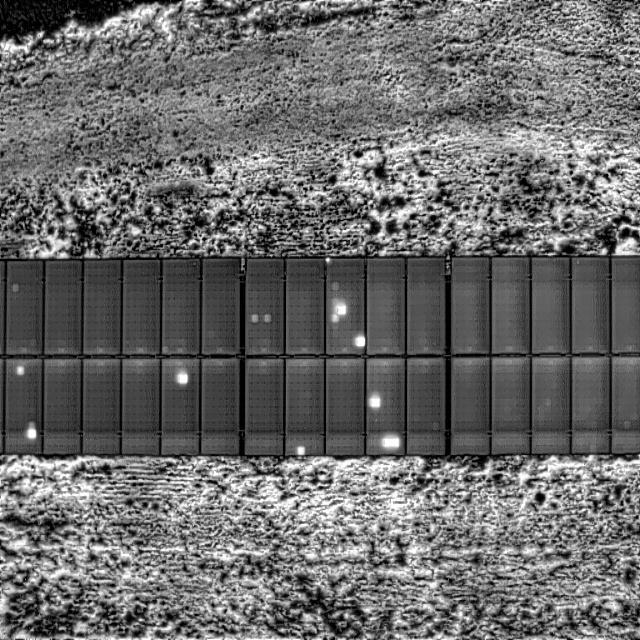
#> input picture dataset for test/0raw_data_total_dataset_DJI_20230809115641_0004_T_jpg.rf.9bb957a3d9305cda271437cf80d2d6ae.jpg, 640 x 640 px
$ python -i detectpaneldsp.py   (imports and definitions only)
#> lines starting #> are read from the running program, lines starting #| are printed output that depends on the picture; after the words box and inside, x2 and y2 are one past the last pixel; in counts of white or black regions, pixels touching at a corner belong together
import sys
import os
import cv2
import numpy as np
import matplotlib.pyplot as plt
import tkinter as tk
from tkinter import filedialog
from ultralytics import YOLO

# ----------------------------------------------------------------------
# 1. Image Selection Utility
# ----------------------------------------------------------------------
def select_image():
    root = tk.Tk()
    root.withdraw()
    root.attributes('-topmost', True)
    file_path = filedialog.askopenfilename(
        title="Select Solar Thermal Image",
        filetypes=[("Image Files", "*.jpg *.jpeg *.png *.bmp *.tif *.tiff")]
    )
    root.destroy()
    return file_path

# ----------------------------------------------------------------------
# 2. Local DSP Functions (Variance Profile)
# ----------------------------------------------------------------------
def local_std_map(gray, ksize=13):
    gray_f = gray.astype(np.float32)
    k = (ksize, ksize)
    mean = cv2.blur(gray_f, k)
    mean_sq = cv2.blur(gray_f ** 2, k)
    var = np.maximum(mean_sq - mean ** 2, 0)
    std = np.sqrt(var)
    return cv2.normalize(std, None, 0, 255, cv2.NORM_MINMAX).astype(np.uint8)

def compute_dsp_panel_mask(img_gray):
    h, w = img_gray.shape
    std_norm = local_std_map(img_gray, ksize=13)
    row_profile = np.mean(std_norm, axis=1)
    threshold_val = np.percentile(row_profile, 40)

    panel_rows = (row_profile <= threshold_val).astype(np.uint8)
    panel_mask_2d = np.repeat(panel_rows[:, np.newaxis], w, axis=1) * 255
    panel_mask_2d = cv2.morphologyEx(
        panel_mask_2d, cv2.MORPH_CLOSE,
        cv2.getStructuringElement(cv2.MORPH_RECT, (1, 15))
    )
    return std_norm, panel_mask_2d

# ----------------------------------------------------------------------
# 3. Execution Stream
# ----------------------------------------------------------------------
# [123 lines not run here, left out]

>>> import cv2
>>> picture = cv2.imread('dataset for test/0raw_data_total_dataset_DJI_20230809115641_0004_T_jpg.rf.9bb957a3d9305cda271437cf80d2d6ae.jpg', cv2.IMREAD_GRAYSCALE)
#> picture is the input picture: shape (640, 640); min 0, max 255, mean 106.2
>>> result = compute_dsp_panel_mask(picture)
#> in local_std_map, `mean = cv2.blur(gray_f, k)`:
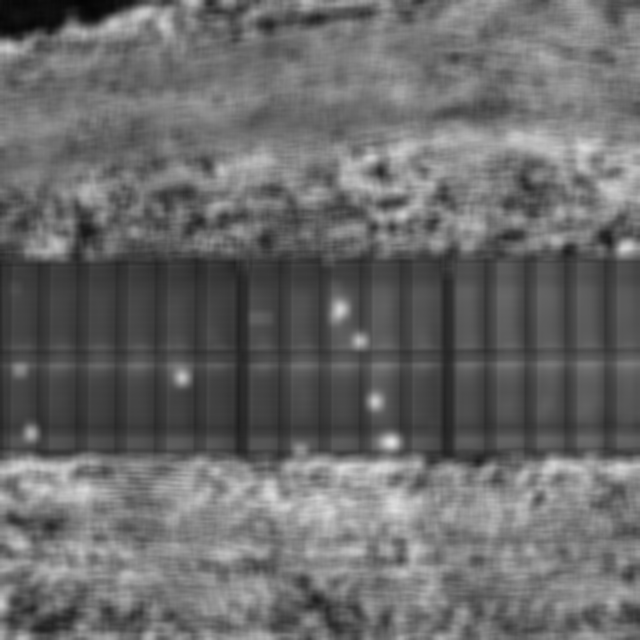
#> mean: shape (640, 640) float32; min 3.79, max 224.9, mean 106.2
#> in local_std_map, `mean_sq = cv2.blur(gray_f ** 2, k)`:
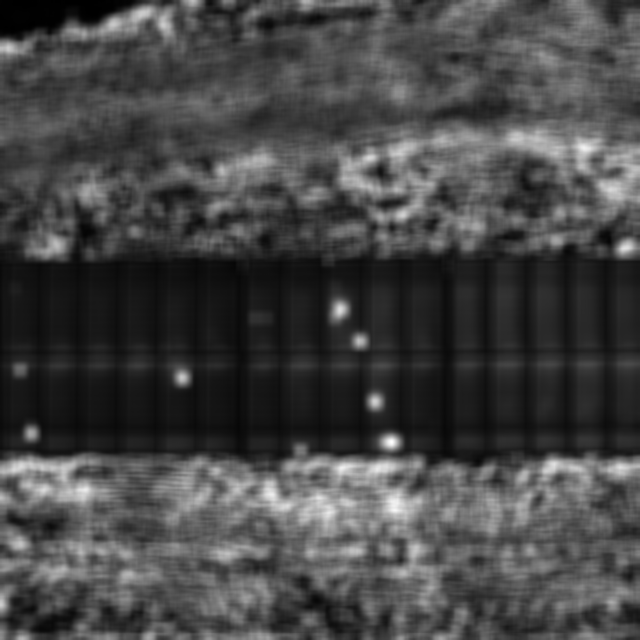
#> mean_sq: shape (640, 640) float32; min 31.67, max 51735, mean 14251.1; drawn with min black and max white
#> in local_std_map, `var = np.maximum(mean_sq - mean ** 2, 0)`:
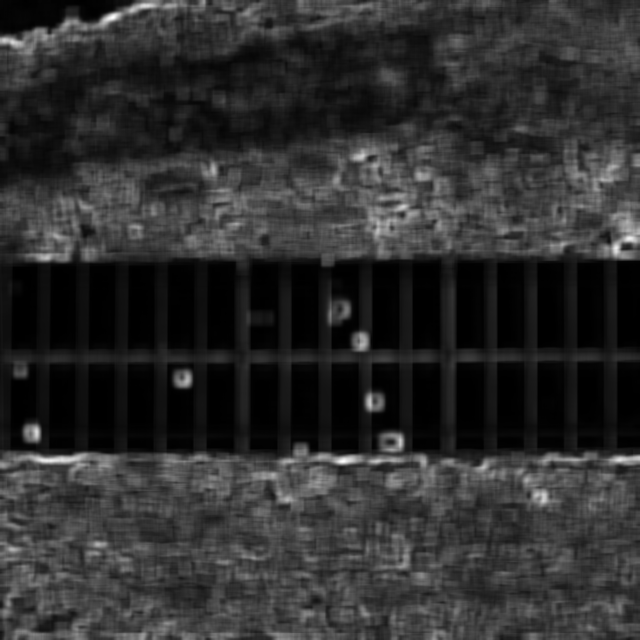
#> var: shape (640, 640) float32; min 1.31, max 9375.3, mean 1731.6; drawn with min black and max white
#> in local_std_map, `std = np.sqrt(var)`:
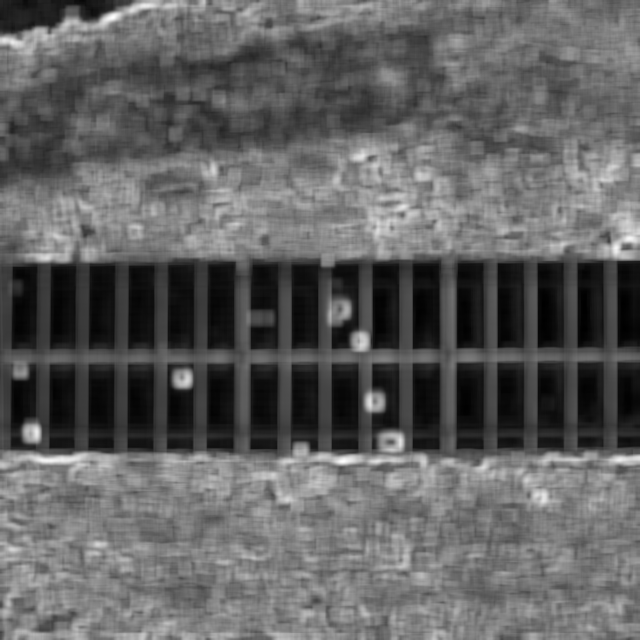
#> std: shape (640, 640) float32; min 1.14, max 96.83, mean 37.8; drawn with min black and max white
#> in compute_dsp_panel_mask, `row_profile = np.mean(std_norm, axis=1)`: row_profile = 640 values, max 169.2 at index 460, min 29.8 at index 276, mean 97.15
#> in compute_dsp_panel_mask, `threshold_val = np.percentile(row_profile, 40)`: threshold_val = 91.35
#> in compute_dsp_panel_mask, `panel_rows = (row_profile <= threshold_val).astype(np.uint8)`: panel_rows = 640 values, max 1 at index 63, min 0 at index 0, mean 0.4
#> in compute_dsp_panel_mask, `panel_mask_2d = np.repeat(panel_rows[:, np.newaxis], w, axis=1) * 255`:
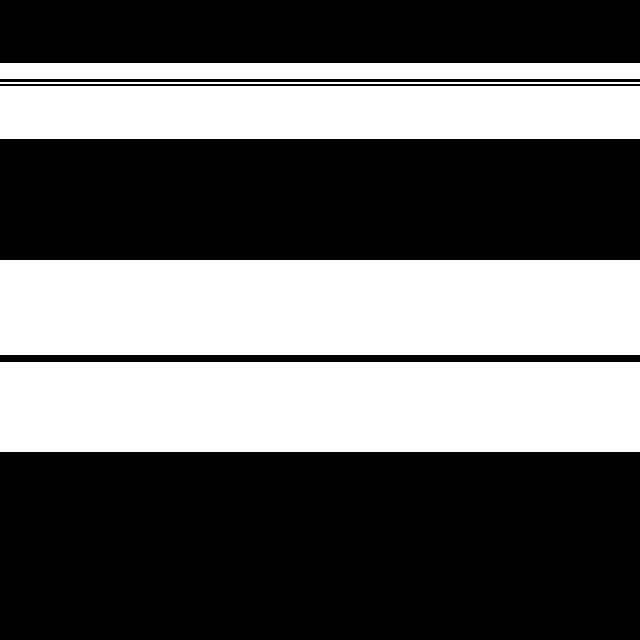
#> panel_mask_2d: shape (640, 640); 40% white; 5 white regions, box (x1, y1, x2, y2) and area: (0, 260, 640, 355) 60800, (0, 362, 640, 452) 57600, (0, 86, 640, 139) 33920, (0, 63, 640, 79) 10240, (0, 82, 640, 84) 1280
#> in compute_dsp_panel_mask, `panel_mask_2d = cv2.morphologyEx( panel_mask_2d, cv2.MORPH_CLOSE, cv2...`:
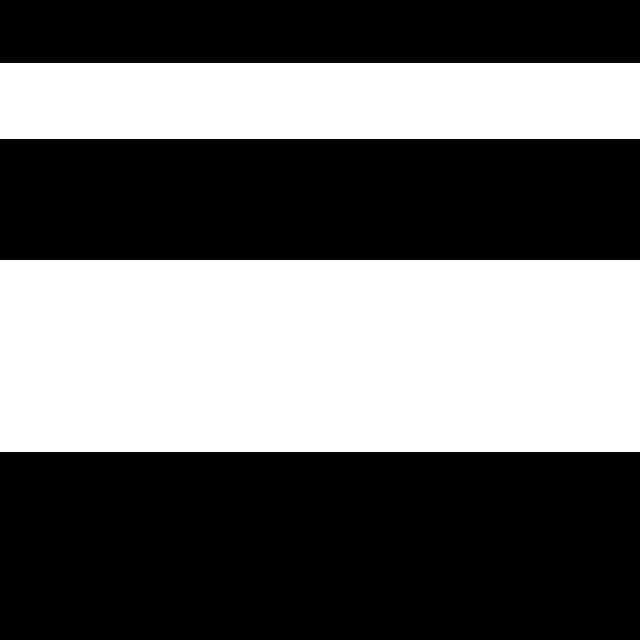
#> panel_mask_2d: shape (640, 640); 41.9% white; 2 white regions, box (x1, y1, x2, y2) and area: (0, 260, 640, 452) 122880, (0, 63, 640, 139) 48640

$ run again, on dataset for test/0raw_data_total_dataset_DJI_20230809115646_0006_T_jpg.rf.c0b14af525fab877a150a44ee6bfc1f3.jpg
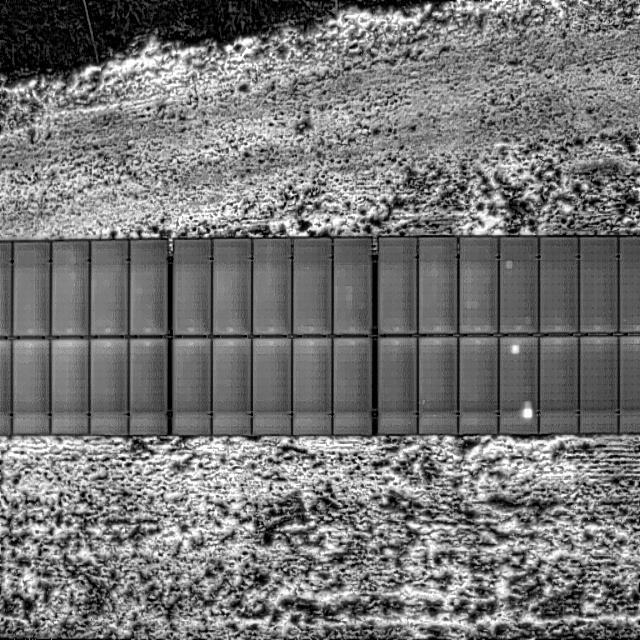
#> input picture dataset for test/0raw_data_total_dataset_DJI_20230809115646_0006_T_jpg.rf.c0b14af525fab877a150a44ee6bfc1f3.jpg, 640 x 640 px
#> picture is the input picture: shape (640, 640); min 0, max 255, mean 117
#> in local_std_map, `std = np.sqrt(var)`:
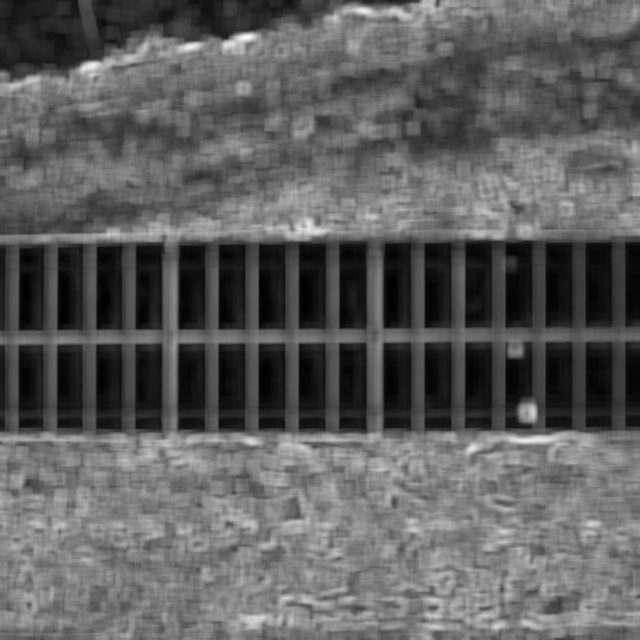
#> std: shape (640, 640) float32; min 1.44, max 98.57, mean 37.7; drawn with min black and max white
#> row_profile = 640 values, max 157.8 at index 439, min 31.93 at index 248, mean 94.75
#> threshold_val = 93.29
#> panel_rows = 640 values, max 1 at index 0, min 0 at index 39, mean 0.4
#> in compute_dsp_panel_mask, `panel_mask_2d = cv2.morphologyEx( panel_mask_2d, cv2.MORPH_CLOSE, cv2...`:
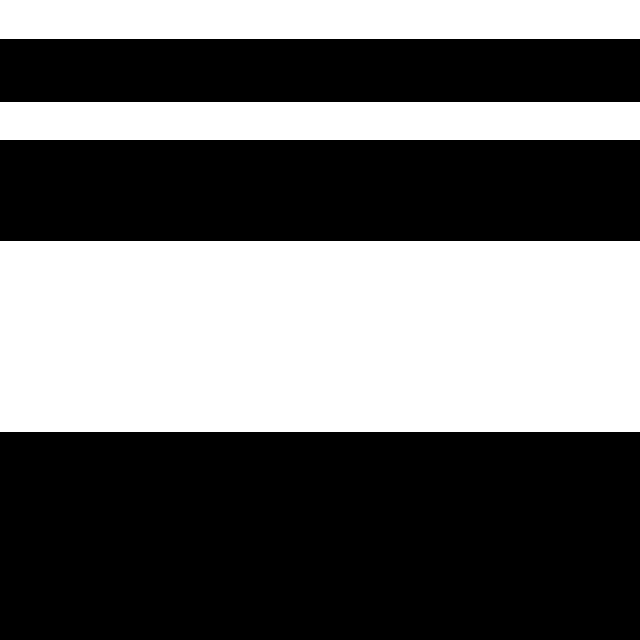
#> panel_mask_2d: shape (640, 640); 41.9% white; 3 white regions, box (x1, y1, x2, y2) and area: (0, 241, 640, 432) 122240, (0, 0, 640, 39) 24960, (0, 102, 640, 140) 24320

$ run again, on dataset for test/0raw_data_total_dataset_DJI_20230809115745_0013_T_jpg.rf.4574102c983c3e6621af9c806ee74b58.jpg
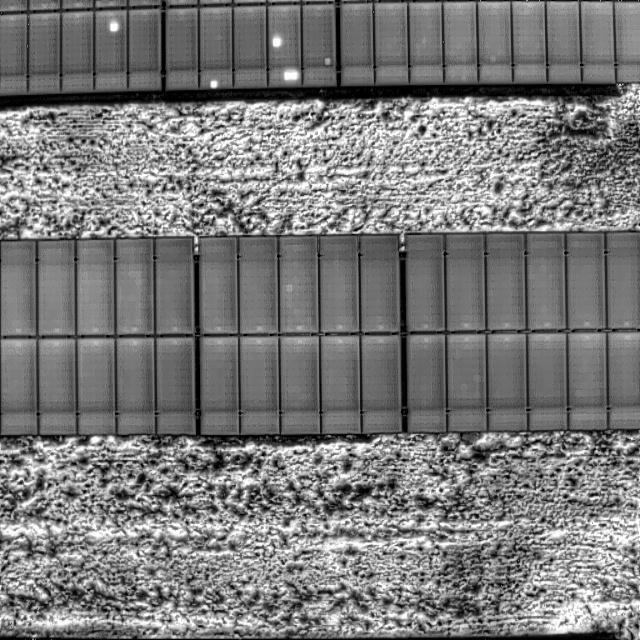
#> input picture dataset for test/0raw_data_total_dataset_DJI_20230809115745_0013_T_jpg.rf.4574102c983c3e6621af9c806ee74b58.jpg, 640 x 640 px
#> picture is the input picture: shape (640, 640); min 0, max 255, mean 121.7
#> in local_std_map, `return cv2.normalize(std, None, 0, 255, cv2.NORM_MINMAX).astype(np.uin..`:
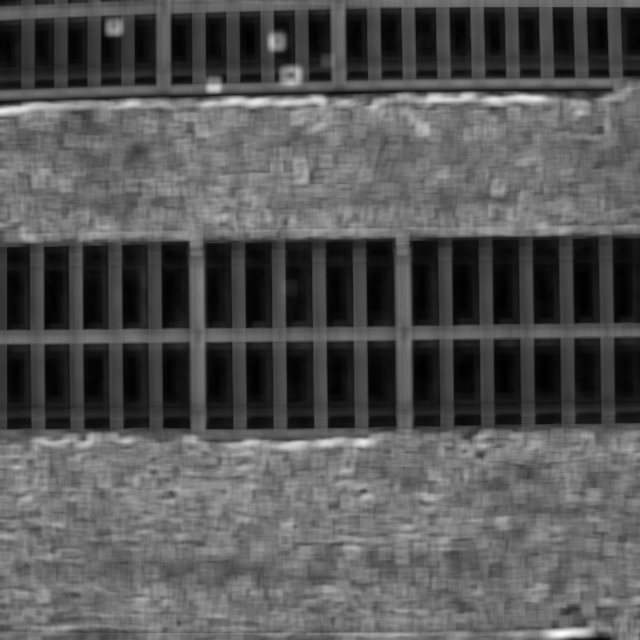
#> returned value: shape (640, 640); min 0, max 254, mean 84.9
#> row_profile = 640 values, max 148.2 at index 102, min 31.1 at index 368, mean 84.93
#> threshold_val = 76.57
#> panel_rows = 640 values, max 1 at index 8, min 0 at index 0, mean 0.4
#> in compute_dsp_panel_mask, `panel_mask_2d = cv2.morphologyEx( panel_mask_2d, cv2.MORPH_CLOSE, cv2...`:
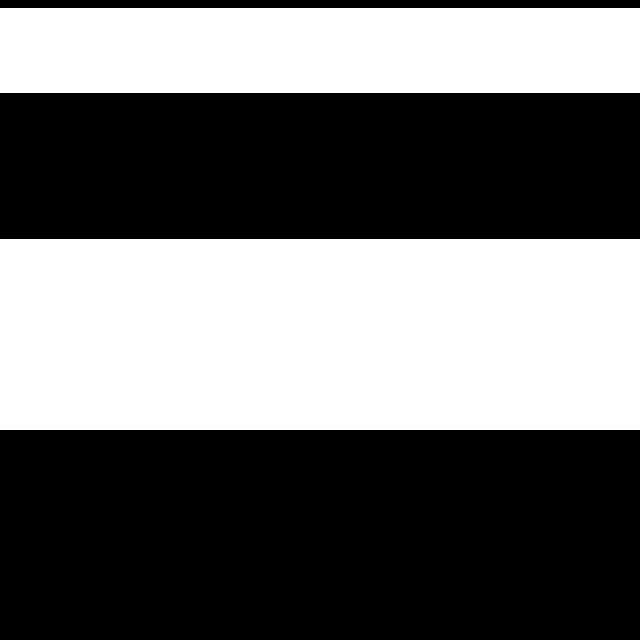
#> panel_mask_2d: shape (640, 640); 43.1% white; 2 white regions, box (x1, y1, x2, y2) and area: (0, 239, 640, 430) 122240, (0, 8, 640, 93) 54400

$ run again, on dataset for test/0raw_data_total_dataset_DJI_20230809115745_0013_T_jpg.rf.821cf1f8c182a1d92f7bda0cd3a9e00b.jpg
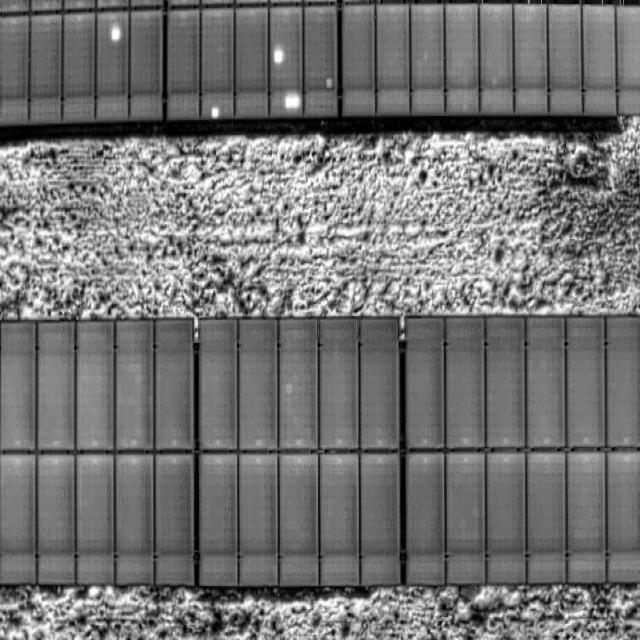
#> input picture dataset for test/0raw_data_total_dataset_DJI_20230809115745_0013_T_jpg.rf.821cf1f8c182a1d92f7bda0cd3a9e00b.jpg, 640 x 640 px
#> picture is the input picture: shape (640, 640); min 0, max 255, mean 116.1
#> in local_std_map, `std = np.sqrt(var)`:
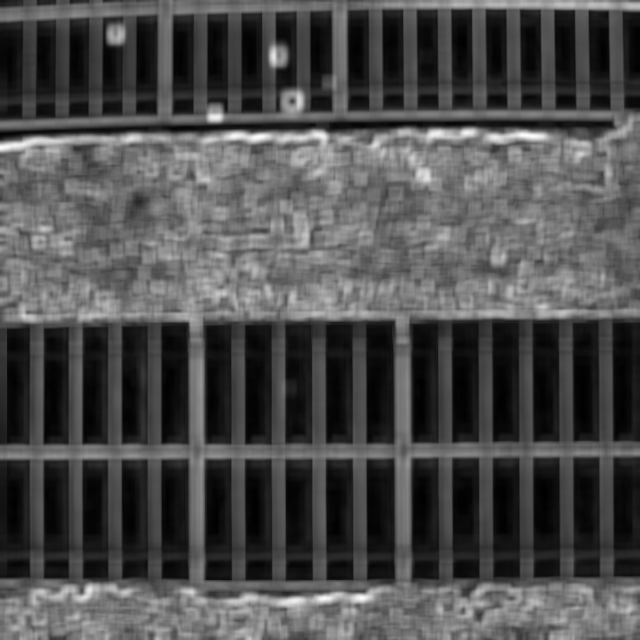
#> std: shape (640, 640) float32; min 0.867, max 89.57, mean 27.8; drawn with min black and max white
#> row_profile = 640 values, max 162.2 at index 137, min 34.44 at index 336, mean 76.96
#> threshold_val = 42.64
#> panel_rows = 640 values, max 1 at index 34, min 0 at index 0, mean 0.4
#> in compute_dsp_panel_mask, `panel_mask_2d = cv2.morphologyEx( panel_mask_2d, cv2.MORPH_CLOSE, cv2...`:
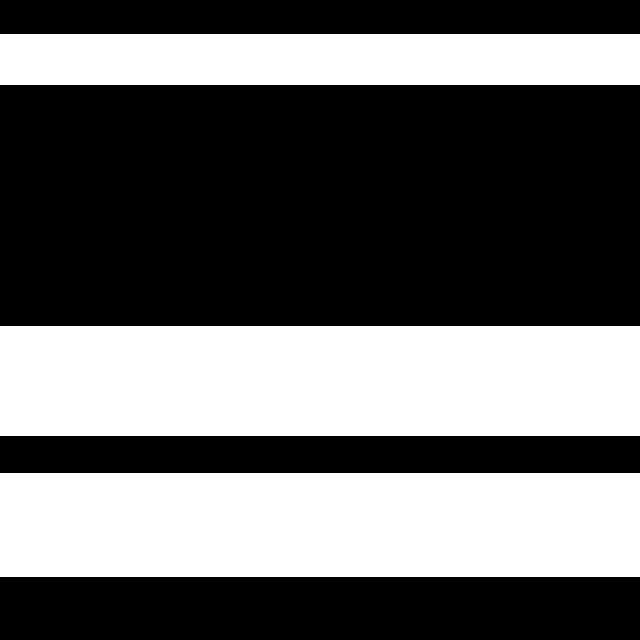
#> panel_mask_2d: shape (640, 640); 41.4% white; 3 white regions, box (x1, y1, x2, y2) and area: (0, 326, 640, 436) 70400, (0, 473, 640, 577) 66560, (0, 34, 640, 85) 32640
